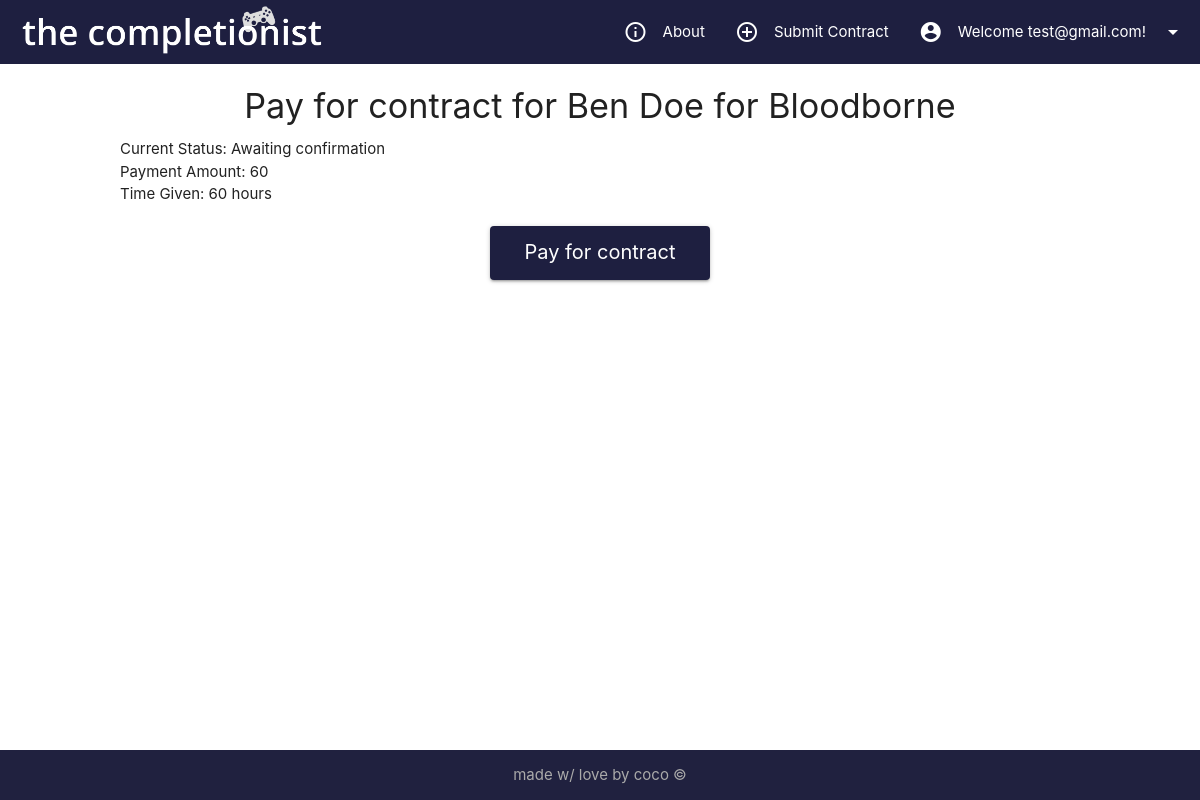
Screenshot of /view/paycontract.php?ContractID=134 (signed in) with the database file from the repository.
### tables this page shows
CREATE TABLE `contract` (
  `ContractID` int(20) UNSIGNED NOT NULL,
  `Date` varchar(10) NOT NULL,
  `PaymentAmount` int(5) NOT NULL,
  `TimeGiven` varchar(10) NOT NULL,
  `Status` varchar(30) NOT NULL,
  `GameID` int(20) UNSIGNED NOT NULL,
  `UserID` int(20) UNSIGNED NOT NULL
);

CREATE TABLE `users` (
  `UserID` int(20) UNSIGNED NOT NULL,
  `Password` varchar(30) NOT NULL,
  `FirstName` varchar(50) NOT NULL,
  `LastName` varchar(50) NOT NULL,
  `Email` varchar(50) NOT NULL,
  `Country` varchar(30) NOT NULL,
  `PSNID` varchar(50) DEFAULT NULL,
  `SteamID` varchar(50) DEFAULT NULL,
  `XboxID` varchar(50) DEFAULT NULL,
  `Role` varchar(20) NOT NULL
);

CREATE TABLE `games` (
  `GameID` int(20) UNSIGNED NOT NULL,
  `GameTitle` varchar(30) NOT NULL,
  `DateReleased` date NOT NULL,
  `GamePlatform` varchar(10) NOT NULL,
  `Cover` varchar(100) DEFAULT NULL
);

### view/paycontract.php (the view, shortened to what this page needs)
	<?php
	include '../model/db.php';
	include 'header.php';
	include 'navigation.php';
	?>
	<?php
	$getquery = '
	SELECT * FROM contract
	inner join users on contract.UserID = users.UserID
	inner join games on contract.GameID = games.GameID
	-- inner join contractstatus on contract.ContractID = contractstatus.ContractID
	-- where contract.ContractID = "132"
	where contract.ContractID = ' . $_GET['ContractID'] . '
	';
	$stmt = $conn->prepare($getquery);
	$stmt->execute();
	$getresult = $stmt->fetch(PDO::FETCH_ASSOC);
	?>
	<?php
	echo'
	<form class="contract" action="../controller/update_process.php?ContractID=' . $_GET['ContractID'] . '" method="post">
	<h4 class="center">Pay for contract for ' . $getresult['FirstName'] . ' ' . $getresult['LastName'] . '
	for ' . $getresult['GameTitle'] . '</h4>
	Current Status:
	' . $getresult['Status'] . ' <br>
	Payment Amount:
	' . $getresult['PaymentAmount'] . ' <br>
	Time Given:
	' . $getresult['TimeGiven'] . ' hours
	<div class="submit">
	<input class="sub waves-effect waves-light btn-large" type="submit" name="submit" value="Pay for contract">
      	</div>
	</form>';
	?>
<?php
	include '../view/footer.php';
?>

### view/style.css (style rules this page uses)
.btn, .btn-large, .btn-large:hover, .btn:hover, .btn-large:focus, .btn-large:active, .waves-button-input, .datepicker-date-display, .datepicker-table td.is-selected { color: #fff; background-color: #1e1f40; }
.contract { width: 80%; margin: 10px auto; }
.submit { text-align: center; }
.waves-button-input { line-height: 50px; }
input::placeholder { color: #000 !important; }
body { display: flex; min-height: 100vh; flex-direction: column; }
.waves-button-input { cursor: pointer; }

### rows the page displays
contract: UserID.FirstName "Ben", UserID.LastName "Doe", GameID.GameTitle "Bloodborne", Status "Awaiting confirmation", PaymentAmount "60", TimeGiven "60"

### other values shown
$email "test@gmail.com"
